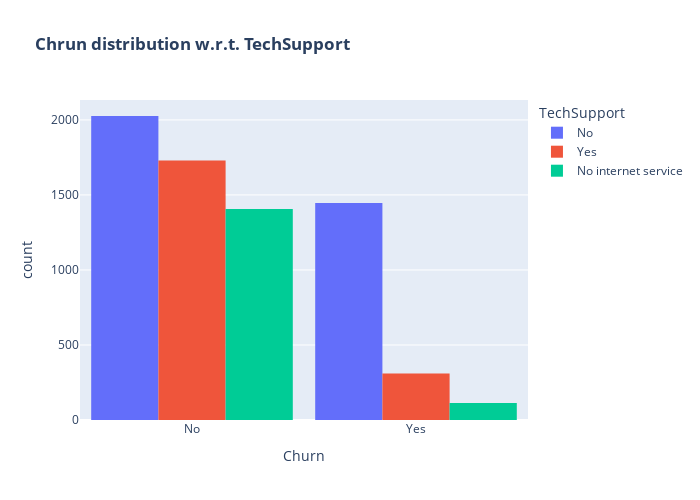

Notebook cell for this chart:
### Markdown cell above
- Most customers churn in the absence of online security,

### Code cell
fig = px.histogram(df, x="Churn", color="TechSupport",barmode="group",  title="<b>Chrun distribution w.r.t. TechSupport</b>")
fig.update_layout(width=700, height=500, bargap=0.1)
fig.show()

### Figure 1 — Plotly figure (JSON) as saved in the notebook; plotly's stock layout.template omitted (floating-point values rounded to 4 significant figures; data arrays with more than 128 entries replaced by an {"elided": "..."} marker saying what was removed)
{"data": [{"alignmentgroup": "True", "bingroup": "x", "hovertemplate": "TechSupport=No<br>Churn=%{x}<br>count=%{y}<extra></extra>", "legendgroup": "No", "marker": {"color": "#636efa", "pattern": {"shape": ""}}, "name": "No", "offsetgroup": "No", "orientation": "v", "showlegend": true, "type": "histogram", "x": {"elided": "3472 str values"}, "xaxis": "x", "yaxis": "y"}, {"alignmentgroup": "True", "bingroup": "x", "hovertemplate": "TechSupport=Yes<br>Churn=%{x}<br>count=%{y}<extra></extra>", "legendgroup": "Yes", "marker": {"color": "#EF553B", "pattern": {"shape": ""}}, "name": "Yes", "offsetgroup": "Yes", "orientation": "v", "showlegend": true, "type": "histogram", "x": {"elided": "2040 str values"}, "xaxis": "x", "yaxis": "y"}, {"alignmentgroup": "True", "bingroup": "x", "hovertemplate": "TechSupport=No internet service<br>Churn=%{x}<br>count=%{y}<extra></extra>", "legendgroup": "No internet service", "marker": {"color": "#00cc96", "pattern": {"shape": ""}}, "name": "No internet service", "offsetgroup": "No internet service", "orientation": "v", "showlegend": true, "type": "histogram", "x": {"elided": "1520 str values"}, "xaxis": "x", "yaxis": "y"}], "layout": {"bargap": 0.1, "barmode": "group", "height": 500, "legend": {"title": {"text": "TechSupport"}, "tracegroupgap": 0}, "title": {"text": "<b>Chrun distribution w.r.t. TechSupport</b>"}, "width": 700, "xaxis": {"anchor": "y", "autorange": true, "domain": [0, 1], "range": [-0.5, 1.5], "title": {"text": "Churn"}, "type": "category"}, "yaxis": {"anchor": "x", "autorange": true, "domain": [0, 1], "range": [0, 2133.0], "title": {"text": "count"}}}}
